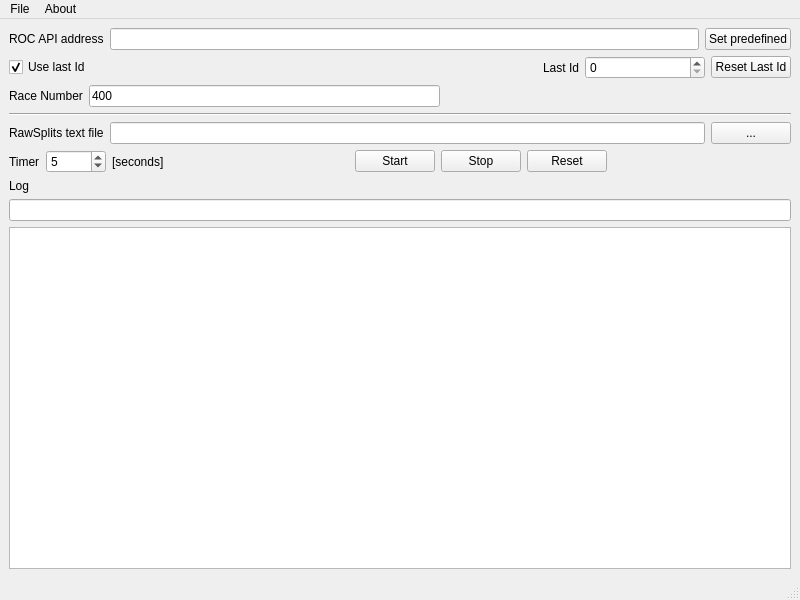
<?xml version="1.0" encoding="UTF-8"?>
<ui version="4.0">
 <class>MainWindow</class>
 <widget class="QMainWindow" name="MainWindow">
  <property name="geometry">
   <rect>
    <x>0</x>
    <y>0</y>
    <width>800</width>
    <height>600</height>
   </rect>
  </property>
  <property name="windowTitle">
   <string>roc2rawsplits</string>
  </property>
  <widget class="QWidget" name="centralwidget">
   <layout class="QVBoxLayout" name="verticalLayout">
    <item>
     <layout class="QHBoxLayout" name="horizontalLayout_2">
      <item>
       <widget class="QLabel" name="label_4">
        <property name="text">
         <string>ROC API address</string>
        </property>
       </widget>
      </item>
      <item>
       <widget class="QLineEdit" name="lineEdit_ApiAddress">
        <property name="minimumSize">
         <size>
          <width>120</width>
          <height>0</height>
         </size>
        </property>
        <property name="text">
         <string/>
        </property>
       </widget>
      </item>
      <item>
       <widget class="QPushButton" name="pushButton_PredefinedAPI">
        <property name="text">
         <string>Set predefined</string>
        </property>
       </widget>
      </item>
     </layout>
    </item>
    <item>
     <layout class="QHBoxLayout" name="horizontalLayout">
      <item>
       <widget class="QCheckBox" name="checkBox_UseLastId">
        <property name="text">
         <string>Use last Id</string>
        </property>
        <property name="checked">
         <bool>true</bool>
        </property>
       </widget>
      </item>
      <item>
       <spacer name="horizontalSpacer">
        <property name="orientation">
         <enum>Qt::Horizontal</enum>
        </property>
        <property name="sizeHint" stdset="0">
         <size>
          <width>40</width>
          <height>20</height>
         </size>
        </property>
       </spacer>
      </item>
      <item>
       <widget class="QLabel" name="label_2">
        <property name="text">
         <string>Last Id</string>
        </property>
       </widget>
      </item>
      <item>
       <widget class="QSpinBox" name="spinBox_LastId">
        <property name="minimumSize">
         <size>
          <width>120</width>
          <height>0</height>
         </size>
        </property>
        <property name="maximum">
         <number>999999999</number>
        </property>
       </widget>
      </item>
      <item>
       <widget class="QPushButton" name="pushButton_ResetId">
        <property name="text">
         <string>Reset Last Id</string>
        </property>
       </widget>
      </item>
     </layout>
    </item>
    <item>
     <layout class="QHBoxLayout" name="horizontalLayout_5">
      <item>
       <widget class="QLabel" name="label_3">
        <property name="text">
         <string>Race Number</string>
        </property>
       </widget>
      </item>
      <item>
       <widget class="QLineEdit" name="lineEdit_RaceNumber">
        <property name="minimumSize">
         <size>
          <width>120</width>
          <height>0</height>
         </size>
        </property>
        <property name="text">
         <string>400</string>
        </property>
       </widget>
      </item>
      <item>
       <spacer name="horizontalSpacer_4">
        <property name="orientation">
         <enum>Qt::Horizontal</enum>
        </property>
        <property name="sizeHint" stdset="0">
         <size>
          <width>40</width>
          <height>20</height>
         </size>
        </property>
       </spacer>
      </item>
     </layout>
    </item>
    <item>
     <widget class="Line" name="line">
      <property name="orientation">
       <enum>Qt::Horizontal</enum>
      </property>
     </widget>
    </item>
    <item>
     <layout class="QHBoxLayout" name="horizontalLayout_4">
      <item>
       <widget class="QLabel" name="label_5">
        <property name="text">
         <string>RawSplits text file</string>
        </property>
       </widget>
      </item>
      <item>
       <widget class="QLineEdit" name="lineEdit_OutputFile">
        <property name="minimumSize">
         <size>
          <width>120</width>
          <height>0</height>
         </size>
        </property>
        <property name="text">
         <string/>
        </property>
       </widget>
      </item>
      <item>
       <widget class="QPushButton" name="pushButton_ChooseFile">
        <property name="text">
         <string>...</string>
        </property>
       </widget>
      </item>
     </layout>
    </item>
    <item>
     <layout class="QHBoxLayout" name="horizontalLayout_3">
      <item>
       <widget class="QLabel" name="label_6">
        <property name="text">
         <string>Timer</string>
        </property>
       </widget>
      </item>
      <item>
       <widget class="QSpinBox" name="spinBox_Timer">
        <property name="minimumSize">
         <size>
          <width>60</width>
          <height>0</height>
         </size>
        </property>
        <property name="minimum">
         <number>1</number>
        </property>
        <property name="maximum">
         <number>9999</number>
        </property>
        <property name="value">
         <number>5</number>
        </property>
       </widget>
      </item>
      <item>
       <widget class="QLabel" name="label_7">
        <property name="text">
         <string>[seconds]</string>
        </property>
       </widget>
      </item>
      <item>
       <spacer name="horizontalSpacer_2">
        <property name="orientation">
         <enum>Qt::Horizontal</enum>
        </property>
        <property name="sizeHint" stdset="0">
         <size>
          <width>40</width>
          <height>20</height>
         </size>
        </property>
       </spacer>
      </item>
      <item>
       <widget class="QPushButton" name="pushButton_Start">
        <property name="text">
         <string>Start</string>
        </property>
       </widget>
      </item>
      <item>
       <widget class="QPushButton" name="pushButton_Stop">
        <property name="text">
         <string>Stop</string>
        </property>
       </widget>
      </item>
      <item>
       <widget class="QPushButton" name="pushButton_Reset">
        <property name="text">
         <string>Reset</string>
        </property>
       </widget>
      </item>
      <item>
       <spacer name="horizontalSpacer_3">
        <property name="orientation">
         <enum>Qt::Horizontal</enum>
        </property>
        <property name="sizeHint" stdset="0">
         <size>
          <width>40</width>
          <height>20</height>
         </size>
        </property>
       </spacer>
      </item>
     </layout>
    </item>
    <item>
     <widget class="QLabel" name="label">
      <property name="text">
       <string>Log</string>
      </property>
     </widget>
    </item>
    <item>
     <widget class="QLineEdit" name="lineEdit_QuickInfo">
      <property name="minimumSize">
       <size>
        <width>200</width>
        <height>0</height>
       </size>
      </property>
      <property name="text">
       <string/>
      </property>
      <property name="readOnly">
       <bool>true</bool>
      </property>
     </widget>
    </item>
    <item>
     <widget class="QTextBrowser" name="textBrowser_Log">
      <property name="minimumSize">
       <size>
        <width>200</width>
        <height>150</height>
       </size>
      </property>
      <property name="font">
       <font>
        <family>Cascadia Mono</family>
       </font>
      </property>
     </widget>
    </item>
   </layout>
  </widget>
  <widget class="QMenuBar" name="menubar">
   <property name="geometry">
    <rect>
     <x>0</x>
     <y>0</y>
     <width>800</width>
     <height>22</height>
    </rect>
   </property>
   <widget class="QMenu" name="menuFile">
    <property name="title">
     <string>File</string>
    </property>
    <addaction name="actionLoad_Settings"/>
    <addaction name="actionSave_Settings"/>
    <addaction name="separator"/>
    <addaction name="actionE_xit"/>
   </widget>
   <widget class="QMenu" name="menuAbout">
    <property name="title">
     <string>About</string>
    </property>
    <addaction name="actionAbout"/>
    <addaction name="actionAbout_Qt"/>
   </widget>
   <addaction name="menuFile"/>
   <addaction name="menuAbout"/>
  </widget>
  <widget class="QStatusBar" name="statusbar"/>
  <action name="actionE_xit">
   <property name="text">
    <string>E&amp;xit</string>
   </property>
  </action>
  <action name="actionConfiguration">
   <property name="text">
    <string>Configuration</string>
   </property>
  </action>
  <action name="actionStart">
   <property name="text">
    <string>Start</string>
   </property>
  </action>
  <action name="actionStop">
   <property name="text">
    <string>Stop</string>
   </property>
  </action>
  <action name="actionStart_2">
   <property name="text">
    <string>Start</string>
   </property>
  </action>
  <action name="actionStop_2">
   <property name="text">
    <string>Stop</string>
   </property>
  </action>
  <action name="actionAbout">
   <property name="text">
    <string>About</string>
   </property>
  </action>
  <action name="actionAbout_Qt">
   <property name="text">
    <string>About Qt</string>
   </property>
  </action>
  <action name="actionLoad_Settings">
   <property name="text">
    <string>Load Settings</string>
   </property>
  </action>
  <action name="actionSave_Settings">
   <property name="text">
    <string>Save Settings</string>
   </property>
  </action>
 </widget>
 <tabstops>
  <tabstop>lineEdit_ApiAddress</tabstop>
  <tabstop>pushButton_PredefinedAPI</tabstop>
  <tabstop>checkBox_UseLastId</tabstop>
  <tabstop>spinBox_LastId</tabstop>
  <tabstop>pushButton_ResetId</tabstop>
  <tabstop>lineEdit_RaceNumber</tabstop>
  <tabstop>lineEdit_OutputFile</tabstop>
  <tabstop>pushButton_ChooseFile</tabstop>
  <tabstop>pushButton_Start</tabstop>
  <tabstop>pushButton_Stop</tabstop>
  <tabstop>pushButton_Reset</tabstop>
  <tabstop>lineEdit_QuickInfo</tabstop>
  <tabstop>textBrowser_Log</tabstop>
 </tabstops>
 <resources/>
 <connections/>
</ui>
